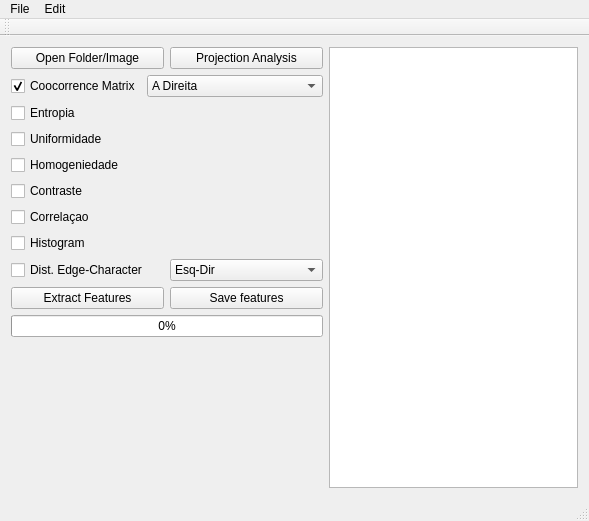
<?xml version="1.0" encoding="UTF-8"?>
<ui version="4.0">
 <class>MainWindow</class>
 <widget class="QMainWindow" name="MainWindow">
  <property name="geometry">
   <rect>
    <x>0</x>
    <y>0</y>
    <width>589</width>
    <height>521</height>
   </rect>
  </property>
  <property name="windowTitle">
   <string>hIP Feature Extractor</string>
  </property>
  <widget class="QWidget" name="centralWidget">
   <layout class="QHBoxLayout" name="horizontalLayout_5">
    <item>
     <layout class="QVBoxLayout" name="verticalLayout">
      <item>
       <layout class="QHBoxLayout" name="horizontalLayout_3">
        <item>
         <widget class="QPushButton" name="btnOpenFolderImg">
          <property name="text">
           <string>Open Folder/Image</string>
          </property>
         </widget>
        </item>
        <item>
         <widget class="QPushButton" name="btnProjAnalysis">
          <property name="text">
           <string>Projection Analysis</string>
          </property>
         </widget>
        </item>
       </layout>
      </item>
      <item>
       <layout class="QHBoxLayout" name="horizontalLayout">
        <item>
         <widget class="QCheckBox" name="chkbCoocorrenceMatrix">
          <property name="text">
           <string>Coocorrence Matrix</string>
          </property>
          <property name="checked">
           <bool>true</bool>
          </property>
         </widget>
        </item>
        <item>
         <widget class="QComboBox" name="cbbCoocorrenceMatrix">
          <item>
           <property name="text">
            <string>A Direita</string>
           </property>
          </item>
          <item>
           <property name="text">
            <string>Abaixo</string>
           </property>
          </item>
          <item>
           <property name="text">
            <string>A Direita e Abaixo</string>
           </property>
          </item>
          <item>
           <property name="text">
            <string>A Direita e Acima</string>
           </property>
          </item>
          <item>
           <property name="text">
            <string>A Direita e Baixo Diagonal</string>
           </property>
          </item>
          <item>
           <property name="text">
            <string>A Direita e Acima Diagonal</string>
           </property>
          </item>
         </widget>
        </item>
       </layout>
      </item>
      <item>
       <widget class="QCheckBox" name="chkbEntropia">
        <property name="text">
         <string>Entropia</string>
        </property>
       </widget>
      </item>
      <item>
       <widget class="QCheckBox" name="chkbUniformidade">
        <property name="text">
         <string>Uniformidade</string>
        </property>
       </widget>
      </item>
      <item>
       <widget class="QCheckBox" name="chkbHomogeniedade">
        <property name="text">
         <string>Homogeniedade</string>
        </property>
       </widget>
      </item>
      <item>
       <widget class="QCheckBox" name="chkbContraste">
        <property name="text">
         <string>Contraste</string>
        </property>
       </widget>
      </item>
      <item>
       <widget class="QCheckBox" name="chkbCorrelacao">
        <property name="text">
         <string>Correlaçao</string>
        </property>
       </widget>
      </item>
      <item>
       <widget class="QCheckBox" name="chkbHistogram">
        <property name="text">
         <string>Histogram</string>
        </property>
       </widget>
      </item>
      <item>
       <layout class="QHBoxLayout" name="horizontalLayout_2">
        <item>
         <widget class="QCheckBox" name="chkbDistEdgeCharacter">
          <property name="text">
           <string>Dist. Edge-Character</string>
          </property>
         </widget>
        </item>
        <item>
         <widget class="QComboBox" name="cbbDistBordaCaractere">
          <item>
           <property name="text">
            <string>Esq-Dir</string>
           </property>
          </item>
          <item>
           <property name="text">
            <string>Dir-Esq</string>
           </property>
          </item>
          <item>
           <property name="text">
            <string>Esq-Dir-Sub</string>
           </property>
          </item>
          <item>
           <property name="text">
            <string>Esq-Dir-Desc</string>
           </property>
          </item>
          <item>
           <property name="text">
            <string>Dir-Esq-Sub</string>
           </property>
          </item>
          <item>
           <property name="text">
            <string>Dir-Esq-Desc</string>
           </property>
          </item>
          <item>
           <property name="text">
            <string>Bottom-Up</string>
           </property>
          </item>
          <item>
           <property name="text">
            <string>Top-Down</string>
           </property>
          </item>
         </widget>
        </item>
       </layout>
      </item>
      <item>
       <layout class="QHBoxLayout" name="horizontalLayout_4">
        <item>
         <widget class="QPushButton" name="btnExtractFeatures">
          <property name="text">
           <string>Extract Features</string>
          </property>
         </widget>
        </item>
        <item>
         <widget class="QPushButton" name="btnSaveFeatures">
          <property name="text">
           <string>Save features</string>
          </property>
         </widget>
        </item>
       </layout>
      </item>
      <item>
       <widget class="QProgressBar" name="progressBar">
        <property name="sizePolicy">
         <sizepolicy hsizetype="Minimum" vsizetype="Fixed">
          <horstretch>0</horstretch>
          <verstretch>0</verstretch>
         </sizepolicy>
        </property>
        <property name="value">
         <number>0</number>
        </property>
        <property name="alignment">
         <set>Qt::AlignCenter</set>
        </property>
       </widget>
      </item>
      <item>
       <spacer name="verticalSpacer">
        <property name="orientation">
         <enum>Qt::Vertical</enum>
        </property>
        <property name="sizeHint" stdset="0">
         <size>
          <width>20</width>
          <height>40</height>
         </size>
        </property>
       </spacer>
      </item>
     </layout>
    </item>
    <item>
     <widget class="QPlainTextEdit" name="txtLog">
      <property name="font">
       <font>
        <family>Courier New</family>
        <pointsize>9</pointsize>
       </font>
      </property>
     </widget>
    </item>
   </layout>
  </widget>
  <widget class="QMenuBar" name="menuBar">
   <property name="geometry">
    <rect>
     <x>0</x>
     <y>0</y>
     <width>589</width>
     <height>21</height>
    </rect>
   </property>
   <widget class="QMenu" name="menuFile">
    <property name="title">
     <string>File</string>
    </property>
    <addaction name="actionSave_log"/>
   </widget>
   <widget class="QMenu" name="menuEdit">
    <property name="title">
     <string>Edit</string>
    </property>
    <addaction name="actionClear_log"/>
   </widget>
   <addaction name="menuFile"/>
   <addaction name="menuEdit"/>
  </widget>
  <widget class="QToolBar" name="mainToolBar">
   <attribute name="toolBarArea">
    <enum>TopToolBarArea</enum>
   </attribute>
   <attribute name="toolBarBreak">
    <bool>false</bool>
   </attribute>
  </widget>
  <widget class="QStatusBar" name="statusBar"/>
  <action name="actionSave_log">
   <property name="text">
    <string>Save log</string>
   </property>
  </action>
  <action name="actionClear_log">
   <property name="text">
    <string>Clear log</string>
   </property>
  </action>
 </widget>
 <layoutdefault spacing="6" margin="11"/>
 <resources/>
 <connections/>
</ui>
